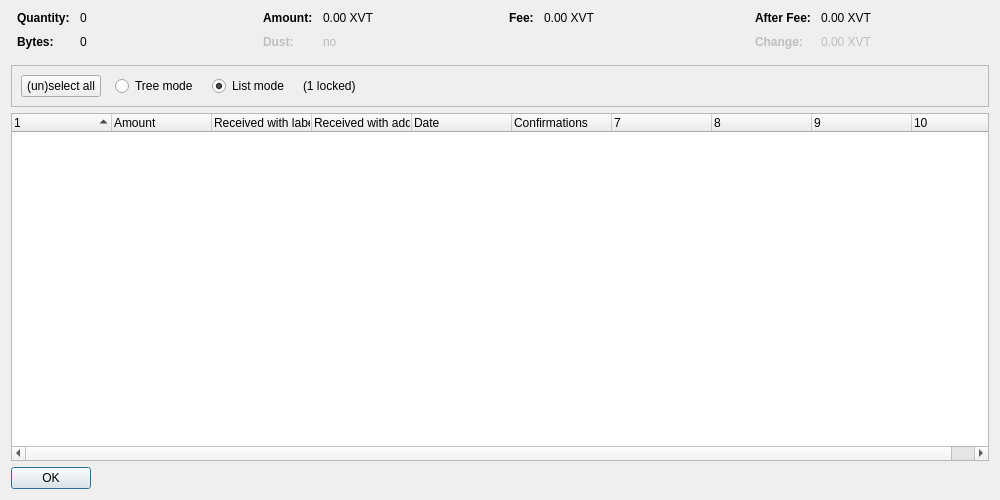
<?xml version="1.0" encoding="UTF-8"?>
<ui version="4.0">
 <class>CoinControlDialog</class>
 <widget class="QDialog" name="CoinControlDialog">
  <property name="geometry">
   <rect>
    <x>0</x>
    <y>0</y>
    <width>1000</width>
    <height>500</height>
   </rect>
  </property>
  <property name="windowTitle">
   <string>Coin Selection</string>
  </property>
  <layout class="QVBoxLayout" name="verticalLayout">
   <item>
    <layout class="QHBoxLayout" name="horizontalLayoutTop" stretch="0,0,0,0">
     <property name="topMargin">
      <number>0</number>
     </property>
     <property name="bottomMargin">
      <number>10</number>
     </property>
     <item>
      <layout class="QFormLayout" name="formLayoutCoinControl1">
       <property name="horizontalSpacing">
        <number>10</number>
       </property>
       <property name="verticalSpacing">
        <number>10</number>
       </property>
       <property name="leftMargin">
        <number>6</number>
       </property>
       <property name="rightMargin">
        <number>6</number>
       </property>
       <item row="0" column="0">
        <widget class="QLabel" name="labelCoinControlQuantityText">
         <property name="font">
          <font>
           <weight>75</weight>
           <bold>true</bold>
          </font>
         </property>
         <property name="text">
          <string>Quantity:</string>
         </property>
        </widget>
       </item>
       <item row="0" column="1">
        <widget class="QLabel" name="labelCoinControlQuantity">
         <property name="cursor">
          <cursorShape>IBeamCursor</cursorShape>
         </property>
         <property name="contextMenuPolicy">
          <enum>Qt::ActionsContextMenu</enum>
         </property>
         <property name="text">
          <string notr="true">0</string>
         </property>
         <property name="textInteractionFlags">
          <set>Qt::LinksAccessibleByMouse|Qt::TextSelectableByKeyboard|Qt::TextSelectableByMouse</set>
         </property>
        </widget>
       </item>
       <item row="1" column="0">
        <widget class="QLabel" name="labelCoinControlBytesText">
         <property name="font">
          <font>
           <weight>75</weight>
           <bold>true</bold>
          </font>
         </property>
         <property name="text">
          <string>Bytes:</string>
         </property>
        </widget>
       </item>
       <item row="1" column="1">
        <widget class="QLabel" name="labelCoinControlBytes">
         <property name="cursor">
          <cursorShape>IBeamCursor</cursorShape>
         </property>
         <property name="contextMenuPolicy">
          <enum>Qt::ActionsContextMenu</enum>
         </property>
         <property name="text">
          <string notr="true">0</string>
         </property>
         <property name="textInteractionFlags">
          <set>Qt::LinksAccessibleByMouse|Qt::TextSelectableByKeyboard|Qt::TextSelectableByMouse</set>
         </property>
        </widget>
       </item>
      </layout>
     </item>
     <item>
      <layout class="QFormLayout" name="formLayoutCoinControl2">
       <property name="horizontalSpacing">
        <number>10</number>
       </property>
       <property name="verticalSpacing">
        <number>10</number>
       </property>
       <property name="leftMargin">
        <number>6</number>
       </property>
       <property name="rightMargin">
        <number>6</number>
       </property>
       <item row="0" column="0">
        <widget class="QLabel" name="labelCoinControlAmountText">
         <property name="font">
          <font>
           <weight>75</weight>
           <bold>true</bold>
          </font>
         </property>
         <property name="text">
          <string>Amount:</string>
         </property>
        </widget>
       </item>
       <item row="0" column="1">
        <widget class="QLabel" name="labelCoinControlAmount">
         <property name="cursor">
          <cursorShape>IBeamCursor</cursorShape>
         </property>
         <property name="contextMenuPolicy">
          <enum>Qt::ActionsContextMenu</enum>
         </property>
         <property name="text">
          <string notr="true">0.00 XVT</string>
         </property>
         <property name="textInteractionFlags">
          <set>Qt::LinksAccessibleByMouse|Qt::TextSelectableByKeyboard|Qt::TextSelectableByMouse</set>
         </property>
        </widget>
       </item>
       <item row="1" column="0">
        <widget class="QLabel" name="labelCoinControlLowOutputText">
         <property name="enabled">
          <bool>false</bool>
         </property>
         <property name="font">
          <font>
           <weight>75</weight>
           <bold>true</bold>
          </font>
         </property>
         <property name="text">
          <string>Dust:</string>
         </property>
        </widget>
       </item>
       <item row="1" column="1">
        <widget class="QLabel" name="labelCoinControlLowOutput">
         <property name="enabled">
          <bool>false</bool>
         </property>
         <property name="cursor">
          <cursorShape>IBeamCursor</cursorShape>
         </property>
         <property name="contextMenuPolicy">
          <enum>Qt::ActionsContextMenu</enum>
         </property>
         <property name="text">
          <string notr="true">no</string>
         </property>
         <property name="textInteractionFlags">
          <set>Qt::LinksAccessibleByMouse|Qt::TextSelectableByKeyboard|Qt::TextSelectableByMouse</set>
         </property>
        </widget>
       </item>
      </layout>
     </item>
     <item>
      <layout class="QFormLayout" name="formLayoutCoinControl3">
       <property name="horizontalSpacing">
        <number>10</number>
       </property>
       <property name="verticalSpacing">
        <number>10</number>
       </property>
       <property name="leftMargin">
        <number>6</number>
       </property>
       <property name="rightMargin">
        <number>6</number>
       </property>
       <item row="0" column="0">
        <widget class="QLabel" name="labelCoinControlFeeText">
         <property name="font">
          <font>
           <weight>75</weight>
           <bold>true</bold>
          </font>
         </property>
         <property name="text">
          <string>Fee:</string>
         </property>
        </widget>
       </item>
       <item row="0" column="1">
        <widget class="QLabel" name="labelCoinControlFee">
         <property name="cursor">
          <cursorShape>IBeamCursor</cursorShape>
         </property>
         <property name="contextMenuPolicy">
          <enum>Qt::ActionsContextMenu</enum>
         </property>
         <property name="text">
          <string notr="true">0.00 XVT</string>
         </property>
         <property name="textInteractionFlags">
          <set>Qt::LinksAccessibleByMouse|Qt::TextSelectableByKeyboard|Qt::TextSelectableByMouse</set>
         </property>
        </widget>
       </item>
      </layout>
     </item>
     <item>
      <layout class="QFormLayout" name="formLayoutCoinControl4">
       <property name="horizontalSpacing">
        <number>10</number>
       </property>
       <property name="verticalSpacing">
        <number>10</number>
       </property>
       <property name="leftMargin">
        <number>6</number>
       </property>
       <property name="rightMargin">
        <number>6</number>
       </property>
       <item row="0" column="0">
        <widget class="QLabel" name="labelCoinControlAfterFeeText">
         <property name="font">
          <font>
           <weight>75</weight>
           <bold>true</bold>
          </font>
         </property>
         <property name="text">
          <string>After Fee:</string>
         </property>
        </widget>
       </item>
       <item row="0" column="1">
        <widget class="QLabel" name="labelCoinControlAfterFee">
         <property name="cursor">
          <cursorShape>IBeamCursor</cursorShape>
         </property>
         <property name="contextMenuPolicy">
          <enum>Qt::ActionsContextMenu</enum>
         </property>
         <property name="text">
          <string notr="true">0.00 XVT</string>
         </property>
         <property name="textInteractionFlags">
          <set>Qt::LinksAccessibleByMouse|Qt::TextSelectableByKeyboard|Qt::TextSelectableByMouse</set>
         </property>
        </widget>
       </item>
       <item row="1" column="0">
        <widget class="QLabel" name="labelCoinControlChangeText">
         <property name="enabled">
          <bool>false</bool>
         </property>
         <property name="font">
          <font>
           <weight>75</weight>
           <bold>true</bold>
          </font>
         </property>
         <property name="text">
          <string>Change:</string>
         </property>
        </widget>
       </item>
       <item row="1" column="1">
        <widget class="QLabel" name="labelCoinControlChange">
         <property name="enabled">
          <bool>false</bool>
         </property>
         <property name="cursor">
          <cursorShape>IBeamCursor</cursorShape>
         </property>
         <property name="contextMenuPolicy">
          <enum>Qt::ActionsContextMenu</enum>
         </property>
         <property name="text">
          <string notr="true">0.00 XVT</string>
         </property>
         <property name="textInteractionFlags">
          <set>Qt::LinksAccessibleByMouse|Qt::TextSelectableByKeyboard|Qt::TextSelectableByMouse</set>
         </property>
        </widget>
       </item>
      </layout>
     </item>
    </layout>
   </item>
   <item>
    <widget class="QFrame" name="frame">
     <property name="minimumSize">
      <size>
       <width>0</width>
       <height>40</height>
      </size>
     </property>
     <property name="frameShape">
      <enum>QFrame::StyledPanel</enum>
     </property>
     <property name="frameShadow">
      <enum>QFrame::Sunken</enum>
     </property>
     <layout class="QHBoxLayout" name="horizontalLayout">
      <item>
       <layout class="QHBoxLayout" name="horizontalLayoutPanel" stretch="0,0,0,0,0">
        <property name="spacing">
         <number>14</number>
        </property>
        <item>
         <widget class="QPushButton" name="pushButtonSelectAll">
          <property name="sizePolicy">
           <sizepolicy hsizetype="Maximum" vsizetype="Fixed">
            <horstretch>0</horstretch>
            <verstretch>0</verstretch>
           </sizepolicy>
          </property>
          <property name="text">
           <string>(un)select all</string>
          </property>
          <property name="autoDefault">
           <bool>false</bool>
          </property>
         </widget>
        </item>
        <item>
         <widget class="QRadioButton" name="radioTreeMode">
          <property name="sizePolicy">
           <sizepolicy hsizetype="Maximum" vsizetype="Fixed">
            <horstretch>0</horstretch>
            <verstretch>0</verstretch>
           </sizepolicy>
          </property>
          <property name="text">
           <string>Tree mode</string>
          </property>
         </widget>
        </item>
        <item>
         <widget class="QRadioButton" name="radioListMode">
          <property name="sizePolicy">
           <sizepolicy hsizetype="Maximum" vsizetype="Fixed">
            <horstretch>0</horstretch>
            <verstretch>0</verstretch>
           </sizepolicy>
          </property>
          <property name="text">
           <string>List mode</string>
          </property>
          <property name="checked">
           <bool>true</bool>
          </property>
         </widget>
        </item>
        <item>
         <widget class="QLabel" name="labelLocked">
          <property name="text">
           <string notr="true">(1 locked)</string>
          </property>
         </widget>
        </item>
        <item>
         <spacer name="horizontalSpacer">
          <property name="orientation">
           <enum>Qt::Horizontal</enum>
          </property>
          <property name="sizeHint" stdset="0">
           <size>
            <width>40</width>
            <height>20</height>
           </size>
          </property>
         </spacer>
        </item>
       </layout>
      </item>
     </layout>
    </widget>
   </item>
   <item>
    <widget class="CoinControlTreeWidget" name="treeWidget">
     <property name="contextMenuPolicy">
      <enum>Qt::CustomContextMenu</enum>
     </property>
     <property name="sortingEnabled">
      <bool>false</bool>
     </property>
     <property name="columnCount">
      <number>10</number>
     </property>
     <attribute name="headerShowSortIndicator" stdset="0">
      <bool>true</bool>
     </attribute>
     <attribute name="headerStretchLastSection">
      <bool>false</bool>
     </attribute>
     <column>
      <property name="text">
       <string/>
      </property>
     </column>
     <column>
      <property name="text">
       <string>Amount</string>
      </property>
     </column>
     <column>
      <property name="text">
       <string>Received with label</string>
      </property>
     </column>
     <column>
      <property name="text">
       <string>Received with address</string>
      </property>
     </column>
     <column>
      <property name="text">
       <string>Date</string>
      </property>
     </column>
     <column>
      <property name="text">
       <string>Confirmations</string>
      </property>
      <property name="toolTip">
       <string>Confirmed</string>
      </property>
     </column>
     <column>
      <property name="text">
       <string/>
      </property>
     </column>
     <column>
      <property name="text">
       <string/>
      </property>
     </column>
     <column>
      <property name="text">
       <string/>
      </property>
     </column>
     <column>
      <property name="text">
       <string/>
      </property>
     </column>
    </widget>
   </item>
   <item>
    <widget class="QDialogButtonBox" name="buttonBox">
     <property name="sizePolicy">
      <sizepolicy hsizetype="Maximum" vsizetype="Fixed">
       <horstretch>0</horstretch>
       <verstretch>0</verstretch>
      </sizepolicy>
     </property>
     <property name="orientation">
      <enum>Qt::Horizontal</enum>
     </property>
     <property name="standardButtons">
      <set>QDialogButtonBox::Ok</set>
     </property>
    </widget>
   </item>
  </layout>
 </widget>
 <customwidgets>
  <customwidget>
   <class>CoinControlTreeWidget</class>
   <extends>QTreeWidget</extends>
   <header>qt/coincontroltreewidget.h</header>
  </customwidget>
 </customwidgets>
 <resources/>
 <connections/>
</ui>
